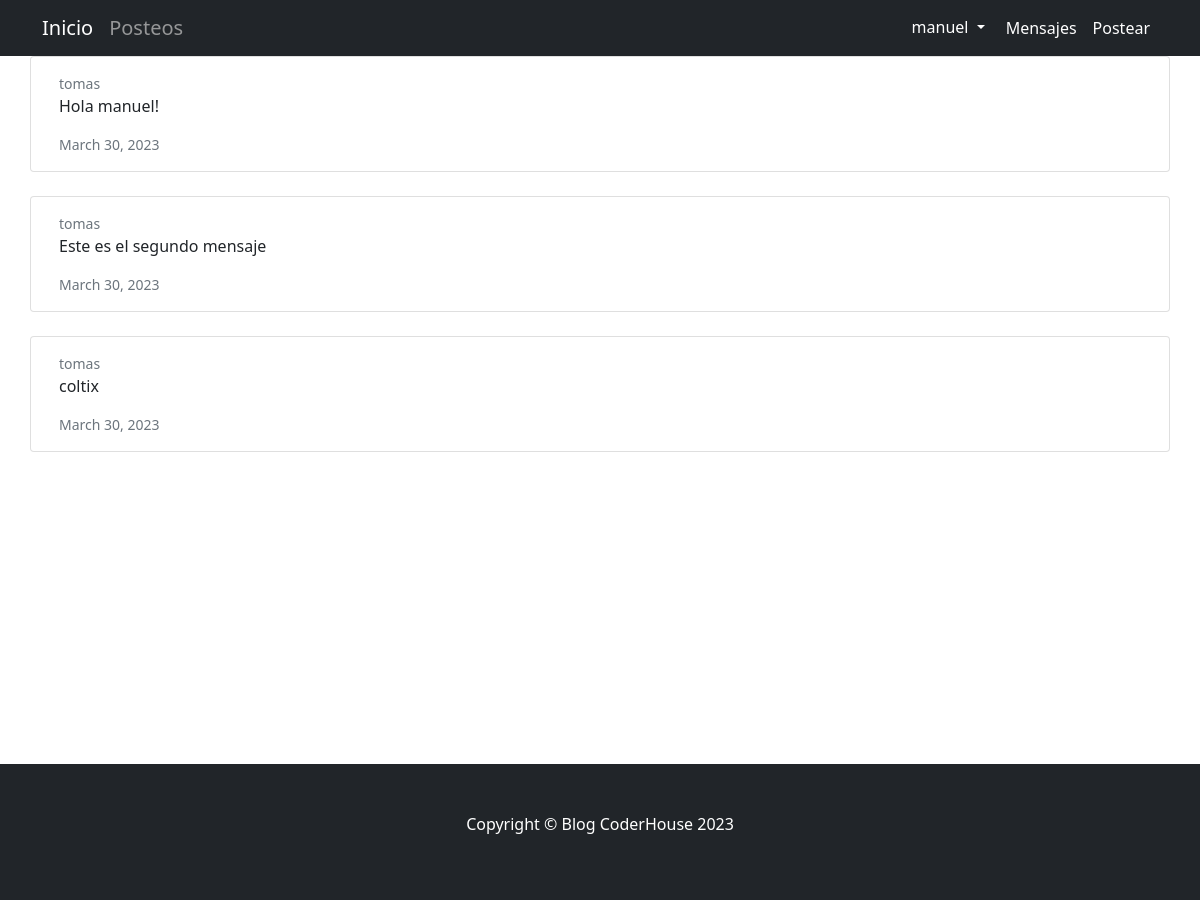
Page /message/1 (signed in) on the committed database.
### mensajeria/models.py (models this page shows)
class Message(models.Model):
    sender = models.ForeignKey(User, related_name="sender", on_delete=models.CASCADE)
    reciever = models.ForeignKey(User, related_name="reciever", on_delete=models.CASCADE)
    content = models.CharField(max_length=1000)
    date = models.DateField(default=datetime.now)

### mensajeria/views.py (the view)
# urls.py: path('<pk>', MessageDetail.as_view(), name="Detail"),
class MessageDetail(LoginRequiredMixin, DetailView):
    model = Message
    template_name = 'message_detail.html'
    def get_context_data(self, **kwargs):
        context = super().get_context_data(**kwargs)
        autor = get_object_or_404(User, id=self.object.sender.id)
        context['autor'] = autor
        return context

### mensajeria/templates/message_detail.html
{% extends 'base.html' %}
{% load static %}
{% block main_content %}
{% for mensaje in autor.sender.all %}
    {% if mensaje.reciever == request.user %}
        <div class="card mb-4">
            <div class="card-body">
                <div class="small text-muted">{{ mensaje.sender }}</div>
                <p>{{ mensaje.content }}</p>
                <div class="small text-muted">{{mensaje.date}}</div>
            </div>
        </div>
        <br><br><br><br>
    {% endif %}
{% endfor %}
{% endblock main_content %}

### blog/templates/base.html (shortened to what this page needs)
<!DOCTYPE html>
<html lang="en">
    <head>
        {% load static %}
	    <link rel="stylesheet" href="https://cdnjs.cloudflare.com/ajax/libs/twitter-bootstrap/4.6.0/css/bootstrap.min.css">
        <link href="{% static 'css/styles.css' %}" rel="stylesheet" />
    </head>
    <body>
        <nav class="navbar navbar-expand-lg navbar-dark bg-dark">
            <div class="container">
                <a class="navbar-brand" href="{% url 'Home' %}">Inicio</a>
                <a class="navbar-brand" style="color: rgba(190, 190, 190, 0.747);" href="{% url 'Posts' %}">Posteos</a>
                <div class="collapse navbar-collapse" id="navbarSupportedContent">
                    <ul class="navbar-nav ms-auto mb-2 mb-lg-0">
                        {% if user.is_authenticated %}
                        <div class="dropdown">
                            <button class="btn btn-default dropdown-toggle" type="button" id="dropdownMenuButton" data-toggle="dropdown" aria-expanded="false" style="color:white">
                                {{user.username}}
                            </button>
                        </div>
                        <li class="nav-item"><a class="nav-link active" aria-current="page" href="{% url 'Messages' %}">Mensajes</a></li>
                            <li class="nav-item"><a class="nav-link active" aria-current="page" href="{% url 'Create' %}">Postear</a></li>
                        {% endif %}
                    </ul>
                </div>
            </div>
        </nav>
        <div class="container">
            <div class="row">
                {% block main_content %}
                {% endblock main_content %}
            </div>
        </div>
        <br><br><br><br><br><br><br><br><br><br><br><br>
        <footer class="py-5 bg-dark">
            <div class="container"><p class="text-center text-white">Copyright &copy; Blog CoderHouse 2023</p></div>
        </footer>
    </body>
</html>

### rows in the picture
Message: sender "tomas", content "Hola manuel!", date "March 30, 2023"
Message: sender "tomas", content "Este es el segundo mensaje", date "March 30, 2023"
Message: sender "tomas", content "coltix", date "March 30, 2023"

### other values in the picture
{{ user.username }} "manuel"
